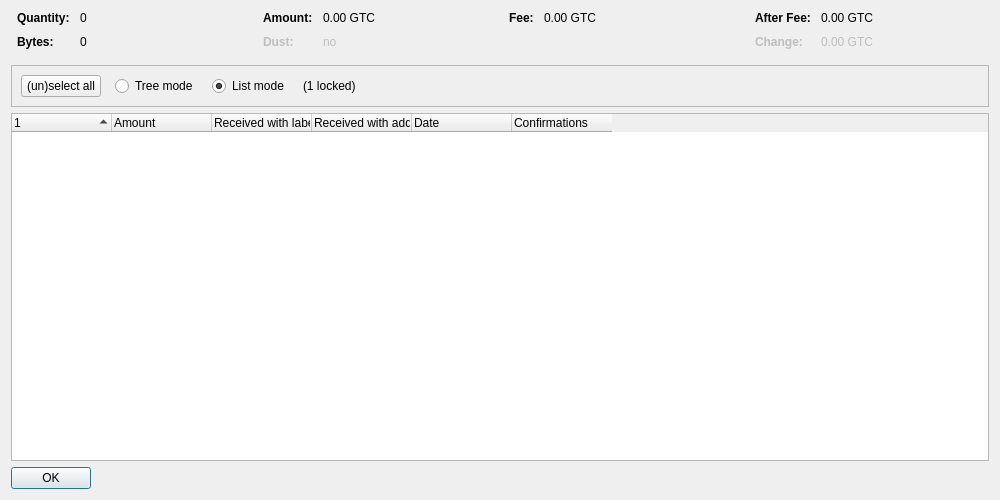
<?xml version="1.0" encoding="UTF-8"?>
<ui version="4.0">
 <class>CoinControlDialog</class>
 <widget class="QDialog" name="CoinControlDialog">
  <property name="geometry">
   <rect>
    <x>0</x>
    <y>0</y>
    <width>1000</width>
    <height>500</height>
   </rect>
  </property>
  <property name="windowTitle">
   <string>Coin Selection</string>
  </property>
  <layout class="QVBoxLayout" name="verticalLayout">
   <item>
    <layout class="QHBoxLayout" name="horizontalLayoutTop" stretch="0,0,0,0">
     <property name="topMargin">
      <number>0</number>
     </property>
     <property name="bottomMargin">
      <number>10</number>
     </property>
     <item>
      <layout class="QFormLayout" name="formLayoutCoinControl1">
       <property name="horizontalSpacing">
        <number>10</number>
       </property>
       <property name="verticalSpacing">
        <number>10</number>
       </property>
       <property name="leftMargin">
        <number>6</number>
       </property>
       <property name="rightMargin">
        <number>6</number>
       </property>
       <item row="0" column="0">
        <widget class="QLabel" name="labelCoinControlQuantityText">
         <property name="font">
          <font>
           <weight>75</weight>
           <bold>true</bold>
          </font>
         </property>
         <property name="text">
          <string>Quantity:</string>
         </property>
        </widget>
       </item>
       <item row="0" column="1">
        <widget class="QLabel" name="labelCoinControlQuantity">
         <property name="cursor">
          <cursorShape>IBeamCursor</cursorShape>
         </property>
         <property name="contextMenuPolicy">
          <enum>Qt::ActionsContextMenu</enum>
         </property>
         <property name="text">
          <string notr="true">0</string>
         </property>
         <property name="textInteractionFlags">
          <set>Qt::LinksAccessibleByMouse|Qt::TextSelectableByKeyboard|Qt::TextSelectableByMouse</set>
         </property>
        </widget>
       </item>
       <item row="1" column="0">
        <widget class="QLabel" name="labelCoinControlBytesText">
         <property name="font">
          <font>
           <weight>75</weight>
           <bold>true</bold>
          </font>
         </property>
         <property name="text">
          <string>Bytes:</string>
         </property>
        </widget>
       </item>
       <item row="1" column="1">
        <widget class="QLabel" name="labelCoinControlBytes">
         <property name="cursor">
          <cursorShape>IBeamCursor</cursorShape>
         </property>
         <property name="contextMenuPolicy">
          <enum>Qt::ActionsContextMenu</enum>
         </property>
         <property name="text">
          <string notr="true">0</string>
         </property>
         <property name="textInteractionFlags">
          <set>Qt::LinksAccessibleByMouse|Qt::TextSelectableByKeyboard|Qt::TextSelectableByMouse</set>
         </property>
        </widget>
       </item>
      </layout>
     </item>
     <item>
      <layout class="QFormLayout" name="formLayoutCoinControl2">
       <property name="horizontalSpacing">
        <number>10</number>
       </property>
       <property name="verticalSpacing">
        <number>10</number>
       </property>
       <property name="leftMargin">
        <number>6</number>
       </property>
       <property name="rightMargin">
        <number>6</number>
       </property>
       <item row="0" column="0">
        <widget class="QLabel" name="labelCoinControlAmountText">
         <property name="font">
          <font>
           <weight>75</weight>
           <bold>true</bold>
          </font>
         </property>
         <property name="text">
          <string>Amount:</string>
         </property>
        </widget>
       </item>
       <item row="0" column="1">
        <widget class="QLabel" name="labelCoinControlAmount">
         <property name="cursor">
          <cursorShape>IBeamCursor</cursorShape>
         </property>
         <property name="contextMenuPolicy">
          <enum>Qt::ActionsContextMenu</enum>
         </property>
         <property name="text">
          <string notr="true">0.00 GTC</string>
         </property>
         <property name="textInteractionFlags">
          <set>Qt::LinksAccessibleByMouse|Qt::TextSelectableByKeyboard|Qt::TextSelectableByMouse</set>
         </property>
        </widget>
       </item>
       <item row="1" column="0">
        <widget class="QLabel" name="labelCoinControlLowOutputText">
         <property name="enabled">
          <bool>false</bool>
         </property>
         <property name="font">
          <font>
           <weight>75</weight>
           <bold>true</bold>
          </font>
         </property>
         <property name="text">
          <string>Dust:</string>
         </property>
        </widget>
       </item>
       <item row="1" column="1">
        <widget class="QLabel" name="labelCoinControlLowOutput">
         <property name="enabled">
          <bool>false</bool>
         </property>
         <property name="cursor">
          <cursorShape>IBeamCursor</cursorShape>
         </property>
         <property name="contextMenuPolicy">
          <enum>Qt::ActionsContextMenu</enum>
         </property>
         <property name="text">
          <string notr="true">no</string>
         </property>
         <property name="textInteractionFlags">
          <set>Qt::LinksAccessibleByMouse|Qt::TextSelectableByKeyboard|Qt::TextSelectableByMouse</set>
         </property>
        </widget>
       </item>
      </layout>
     </item>
     <item>
      <layout class="QFormLayout" name="formLayoutCoinControl3">
       <property name="horizontalSpacing">
        <number>10</number>
       </property>
       <property name="verticalSpacing">
        <number>10</number>
       </property>
       <property name="leftMargin">
        <number>6</number>
       </property>
       <property name="rightMargin">
        <number>6</number>
       </property>
       <item row="0" column="0">
        <widget class="QLabel" name="labelCoinControlFeeText">
         <property name="font">
          <font>
           <weight>75</weight>
           <bold>true</bold>
          </font>
         </property>
         <property name="text">
          <string>Fee:</string>
         </property>
        </widget>
       </item>
       <item row="0" column="1">
        <widget class="QLabel" name="labelCoinControlFee">
         <property name="cursor">
          <cursorShape>IBeamCursor</cursorShape>
         </property>
         <property name="contextMenuPolicy">
          <enum>Qt::ActionsContextMenu</enum>
         </property>
         <property name="text">
          <string notr="true">0.00 GTC</string>
         </property>
         <property name="textInteractionFlags">
          <set>Qt::LinksAccessibleByMouse|Qt::TextSelectableByKeyboard|Qt::TextSelectableByMouse</set>
         </property>
        </widget>
       </item>
      </layout>
     </item>
     <item>
      <layout class="QFormLayout" name="formLayoutCoinControl4">
       <property name="horizontalSpacing">
        <number>10</number>
       </property>
       <property name="verticalSpacing">
        <number>10</number>
       </property>
       <property name="leftMargin">
        <number>6</number>
       </property>
       <property name="rightMargin">
        <number>6</number>
       </property>
       <item row="0" column="0">
        <widget class="QLabel" name="labelCoinControlAfterFeeText">
         <property name="font">
          <font>
           <weight>75</weight>
           <bold>true</bold>
          </font>
         </property>
         <property name="text">
          <string>After Fee:</string>
         </property>
        </widget>
       </item>
       <item row="0" column="1">
        <widget class="QLabel" name="labelCoinControlAfterFee">
         <property name="cursor">
          <cursorShape>IBeamCursor</cursorShape>
         </property>
         <property name="contextMenuPolicy">
          <enum>Qt::ActionsContextMenu</enum>
         </property>
         <property name="text">
          <string notr="true">0.00 GTC</string>
         </property>
         <property name="textInteractionFlags">
          <set>Qt::LinksAccessibleByMouse|Qt::TextSelectableByKeyboard|Qt::TextSelectableByMouse</set>
         </property>
        </widget>
       </item>
       <item row="1" column="0">
        <widget class="QLabel" name="labelCoinControlChangeText">
         <property name="enabled">
          <bool>false</bool>
         </property>
         <property name="font">
          <font>
           <weight>75</weight>
           <bold>true</bold>
          </font>
         </property>
         <property name="text">
          <string>Change:</string>
         </property>
        </widget>
       </item>
       <item row="1" column="1">
        <widget class="QLabel" name="labelCoinControlChange">
         <property name="enabled">
          <bool>false</bool>
         </property>
         <property name="cursor">
          <cursorShape>IBeamCursor</cursorShape>
         </property>
         <property name="contextMenuPolicy">
          <enum>Qt::ActionsContextMenu</enum>
         </property>
         <property name="text">
          <string notr="true">0.00 GTC</string>
         </property>
         <property name="textInteractionFlags">
          <set>Qt::LinksAccessibleByMouse|Qt::TextSelectableByKeyboard|Qt::TextSelectableByMouse</set>
         </property>
        </widget>
       </item>
      </layout>
     </item>
    </layout>
   </item>
   <item>
    <widget class="QFrame" name="frame">
     <property name="minimumSize">
      <size>
       <width>0</width>
       <height>40</height>
      </size>
     </property>
     <property name="frameShape">
      <enum>QFrame::StyledPanel</enum>
     </property>
     <property name="frameShadow">
      <enum>QFrame::Sunken</enum>
     </property>
     <layout class="QHBoxLayout" name="horizontalLayout">
      <item>
       <layout class="QHBoxLayout" name="horizontalLayoutPanel" stretch="0,0,0,0,0">
        <property name="spacing">
         <number>14</number>
        </property>
        <item>
         <widget class="QPushButton" name="pushButtonSelectAll">
          <property name="sizePolicy">
           <sizepolicy hsizetype="Maximum" vsizetype="Fixed">
            <horstretch>0</horstretch>
            <verstretch>0</verstretch>
           </sizepolicy>
          </property>
          <property name="text">
           <string>(un)select all</string>
          </property>
          <property name="autoDefault">
           <bool>false</bool>
          </property>
         </widget>
        </item>
        <item>
         <widget class="QRadioButton" name="radioTreeMode">
          <property name="sizePolicy">
           <sizepolicy hsizetype="Maximum" vsizetype="Fixed">
            <horstretch>0</horstretch>
            <verstretch>0</verstretch>
           </sizepolicy>
          </property>
          <property name="text">
           <string>Tree mode</string>
          </property>
         </widget>
        </item>
        <item>
         <widget class="QRadioButton" name="radioListMode">
          <property name="sizePolicy">
           <sizepolicy hsizetype="Maximum" vsizetype="Fixed">
            <horstretch>0</horstretch>
            <verstretch>0</verstretch>
           </sizepolicy>
          </property>
          <property name="text">
           <string>List mode</string>
          </property>
          <property name="checked">
           <bool>true</bool>
          </property>
         </widget>
        </item>
        <item>
         <widget class="QLabel" name="labelLocked">
          <property name="text">
           <string notr="true">(1 locked)</string>
          </property>
         </widget>
        </item>
        <item>
         <spacer name="horizontalSpacer">
          <property name="orientation">
           <enum>Qt::Horizontal</enum>
          </property>
          <property name="sizeHint" stdset="0">
           <size>
            <width>40</width>
            <height>20</height>
           </size>
          </property>
         </spacer>
        </item>
       </layout>
      </item>
     </layout>
    </widget>
   </item>
   <item>
    <widget class="CoinControlTreeWidget" name="treeWidget">
     <property name="contextMenuPolicy">
      <enum>Qt::CustomContextMenu</enum>
     </property>
     <property name="sortingEnabled">
      <bool>false</bool>
     </property>
     <property name="columnCount">
      <number>6</number>
     </property>
     <attribute name="headerShowSortIndicator" stdset="0">
      <bool>true</bool>
     </attribute>
     <attribute name="headerStretchLastSection">
      <bool>false</bool>
     </attribute>
     <column>
      <property name="text">
       <string/>
      </property>
     </column>
     <column>
      <property name="text">
       <string>Amount</string>
      </property>
     </column>
     <column>
      <property name="text">
       <string>Received with label</string>
      </property>
     </column>
     <column>
      <property name="text">
       <string>Received with address</string>
      </property>
     </column>
     <column>
      <property name="text">
       <string>Date</string>
      </property>
     </column>
     <column>
      <property name="text">
       <string>Confirmations</string>
      </property>
      <property name="toolTip">
       <string>Confirmed</string>
      </property>
     </column>
     <column>
      <property name="text">
       <string/>
      </property>
     </column>
     <column>
      <property name="text">
       <string/>
      </property>
     </column>
     <column>
      <property name="text">
       <string/>
      </property>
     </column>
     <column>
      <property name="text">
       <string/>
      </property>
     </column>
    </widget>
   </item>
   <item>
    <widget class="QDialogButtonBox" name="buttonBox">
     <property name="sizePolicy">
      <sizepolicy hsizetype="Maximum" vsizetype="Fixed">
       <horstretch>0</horstretch>
       <verstretch>0</verstretch>
      </sizepolicy>
     </property>
     <property name="orientation">
      <enum>Qt::Horizontal</enum>
     </property>
     <property name="standardButtons">
      <set>QDialogButtonBox::Ok</set>
     </property>
    </widget>
   </item>
  </layout>
 </widget>
 <customwidgets>
  <customwidget>
   <class>CoinControlTreeWidget</class>
   <extends>QTreeWidget</extends>
   <header>qt/coincontroltreewidget.h</header>
  </customwidget>
 </customwidgets>
 <resources/>
 <connections/>
</ui>
